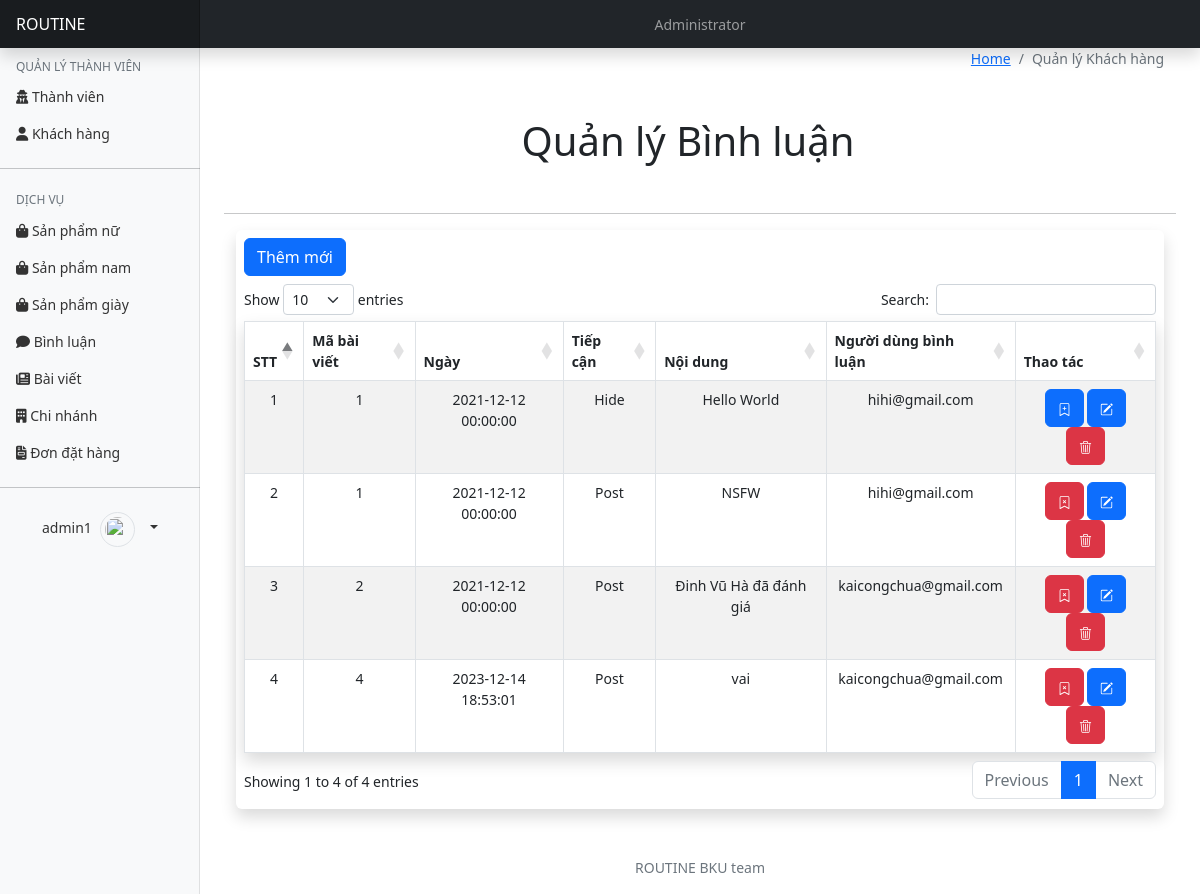
/index.php?page=admin&controller=comments&action=index (signed in), run on the app's committed database.
### tables this page shows
CREATE TABLE `comment` (
  `id` int(11) NOT NULL,
  `date` datetime DEFAULT NULL,
  `approved` tinyint(1) DEFAULT NULL,
  `content` varchar(10000) DEFAULT NULL,
  `news_id` int(11) DEFAULT NULL,
  `user_id` varchar(255) DEFAULT NULL,
  `parent` int(11) DEFAULT NULL
);

### controllers/admin/comments_controller.php (called while the page is built, shortened)
<?php
require_once('controllers/admin/base_controller.php');
require_once('models/comment.php');
class CommentsController extends BaseController
{
	public function index()
	{
        $comments = Comment::getAll();
        $users = User::getAll();
        $news =  News::getAll();
        $data = array('comments' => $comments, 'users' => $users, 'news' => $news );
        $this->render('index',$data);
	}
}

### routes.php (called while the page is built, shortened)
<?php
$controller = new $klass;
$controller->$action();

### index.php (called while the page is built, shortened)
<?php
require_once('routes.php');

### models/comment.php (called while the page is built, shortened)
<?php
class Comment
{
    public function __construct($id, $date, $approved, $content, $news_id, $user_id, $news_title, $user_name, $parent)
    {
        $this->id = $id;
        $this->date = $date;
        $this->approved = $approved;
        $this->content = $content;
        $this->news_id = $news_id;
        $this->user_id = $user_id;
    }
    static function getAll()
    {
        $db = DB::getInstance();
        $req = $db->query("SELECT
        C.id AS id,
        C.date AS date,
        C.approved AS approved,
        C.content AS content,
        C.news_id AS news_id,
        C.user_id AS user_id,
        N.title AS title,
        U.fname AS fname,
        U.lname AS lname,
        C.parent AS parent
        FROM comment AS C, user AS U, news AS N WHERE C.news_id = N.id AND C.user_id = U.email ORDER BY C.date");
        $comments = [];
        foreach ($req->fetch_all(MYSQLI_ASSOC) as $comment) {
            $comments[] = new Comment(
                $comment['id'],
                $comment['date'],
                $comment['approved'],
                $comment['content'],
                $comment['news_id'],
                $comment['user_id'],
                $comment['title'],
                $comment['fname'] . ' ' . $comment['lname'],
                $comment['parent']
            );
        }
        return $comments;
    }
}

### views/admin/comments/index.php (the view, shortened to what this page needs)
<?php
require_once('views/admin/header.php'); ?>
<?php
require_once('views/admin/content_layouts.php'); ?>
<div class="content-wrapper">
    <section class="content-header">
        <div class="container-fluid">
            <div class="float-end">
                <ol class="breadcrumb float-sm-right">
                    <li class="breadcrumb-item"><a href="#">Home</a></li>
                    <li class="breadcrumb-item active">Quản lý Khách hàng</li>
                </ol>
            </div>
        </div>
        <div class="container-fluid row">
            <div class="my-3">
                <p class="row">
                <h1 class="text-center">Quản lý Bình luận</h1>
                </p>
            </div>
        </div>
    </section>
    <hr>
    <section class="content">
        <div class="container-fluid">
            <div class="row">
                <div class="col-12">
                    <div class="shadow p-2 rounded">
                        <div class="">
                            <button class="btn btn-primary mb-2" type="button" data-bs-toggle="modal" data-bs-target="#addCommentModal">Thêm mới</button>
                            <div class="row">
                                <div class="col-12">
                                    <table id="tab-comment" class="table table-bordered table-striped shadow">
                                        <thead>
                                            <tr class="text-center">
                                                <th class="d-none d-lg-table-cell">STT</th>
                                                <th class="d-none d-lg-table-cell">Mã bài viết</th>
                                                <th class="d-none d-lg-table-cell">Ngày</th>
                                                <th class="d-none d-lg-table-cell">Tiếp cận</th>
                                                <th>Nội dung</th>
                                                <th class="d-none d-lg-table-cell">Người dùng bình luận</th>
                                                <th>Thao tác</th>
                                            </tr>
                                        </thead>
                                        <tbody>
                                            <?php
                                            $index = 1;
                                            foreach ($comments as $comment) {
                                                $status = ($comment->approved) ? 'Post' : 'Hide';
                                                $button = ($comment->approved) ? "<button class=\"btn-hide btn btn-danger btn-xs\" data-bs-target='#HideCommentModal' data-bs-toggle='modal' data-bs-id='$comment->id' ><svg xmlns='http://www.w3.org/2000/svg' width='13' height='13' fill='currentColor' class='bi bi-bookmark-x' viewBox='0 0 16 16'>
                                                <path fill-rule='evenodd' d='M6.146 5.146a.5.5 0 0 1 .708 0L8 6.293l1.146-1.147a.5.5 0 1 1 .708.708L8.707 7l1.147 1.146a.5.5 0 0 1-.708.708L8 7.707 6.854 8.854a.5.5 0 1 1-.708-.708L7.293 7 6.146 5.854a.5.5 0 0 1 0-.708z'/>
                                                <path d='M2 2a2 2 0 0 1 2-2h8a2 2 0 0 1 2 2v13.5a.5.5 0 0 1-.777.416L8 13.101l-5.223 2.815A.5.5 0 0 1 2 15.5V2zm2-1a1 1 0 0 0-1 1v12.566l4.723-2.482a.5.5 0 0 1 .554 0L13 14.566V2a1 1 0 0 0-1-1H4z'/>
                                              </svg></button>" : "<button class=\"btn-hide btn btn-primary btn-xs\" data-bs-target='#HideCommentModal' data-bs-toggle='modal' data-bs-id='$comment->id' ><svg xmlns='http://www.w3.org/2000/svg' width='13' height='13' fill='currentColor' class='bi bi-bookmark-plus' viewBox='0 0 16 16'>
                                              <path d='M2 2a2 2 0 0 1 2-2h8a2 2 0 0 1 2 2v13.5a.5.5 0 0 1-.777.416L8 13.101l-5.223 2.815A.5.5 0 0 1 2 15.5V2zm2-1a1 1 0 0 0-1 1v12.566l4.723-2.482a.5.5 0 0 1 .554 0L13 14.566V2a1 1 0 0 0-1-1H4z'/>
                                              <path d='M8 4a.5.5 0 0 1 .5.5V6H10a.5.5 0 0 1 0 1H8.5v1.5a.5.5 0 0 1-1 0V7H6a.5.5 0 0 1 0-1h1.5V4.5A.5.5 0 0 1 8 4z'/>
                                            </svg></button>";
                                                echo
                                                "<tr class=\"text-center\">
                                                    <td class=\"d-none d-lg-table-cell\">"
                                                    . $index .
                                                    "</td>
                                                    <td class=\"d-none d-lg-table-cell\">"
                                                    . $comment->news_id .
                                                    "</td>
                                                    <td class=\"d-none d-lg-table-cell\">
                                                       " .  $comment->date  . "
                                                    </td>
                                                    <td class=\"d-none d-lg-table-cell\">
                                                      " .  $status . "
                                                    </td>
                                                    <td>
                                                       " . $comment->content . "
                                                    </td>
                                                    <td class=\"d-none d-lg-table-cell\">
                                                    " . $comment->user_id . "
                                                 </td>
                                                    <td> " .
                                                    $button . "
                                                    <button class=\"btn-edit btn btn-primary btn-xs\" data-bs-target='#EditCommentModal' data-bs-toggle='modal' data-bs-id='$comment->id'  data-bs-content='$comment->content'><svg xmlns='http://www.w3.org/2000/svg' width='13' height='13' fill='currentColor' class='bi bi-pencil-square' viewBox='0 0 16 16'>
                                                  </svg></button>
                                                    <button class=\"btn-delete btn btn-danger btn-xs\" data-bs-target='#DeleteCommentModal' data-bs-toggle='modal' data-bs-id='$comment->id' ><svg xmlns='http://www.w3.org/2000/svg' width='13' height='13' fill='currentColor' class='bi bi-trash3' viewBox='0 0 16 16'>
                                                  </svg></button>
                                                  </td>
                                                </tr>";
                                                $index++;
                                            }
                                            ?>
                                        </tbody>
                                    </table>
                                </div>
                            </div>
                        </div>
                    </div>
                </div>
            </div>
        </div>
    </section>
</div>
<?php
require_once('views/admin/footer.php'); ?>
</body>
</html>

### assets/stylesheets/db.css (style rules this page uses)
body { font-size: .875rem; }

### data on the page
comment: news "1", date "2021-12-12 00:00:00", approved "Hide", content "Hello World", user "hihi@gmail.com"
comment: news "1", date "2021-12-12 00:00:00", approved "Post", content "NSFW", user "hihi@gmail.com"
comment: news "2", date "2021-12-12 00:00:00", approved "Post", content "Đinh Vũ Hà đã đánh giá", user "kaicongchua@gmail.com"
comment: news "4", date "2023-12-14 18:53:01", approved "Post", content "vai", user "kaicongchua@gmail.com"

### other printed values
$_SESSION["user"] "admin1"
